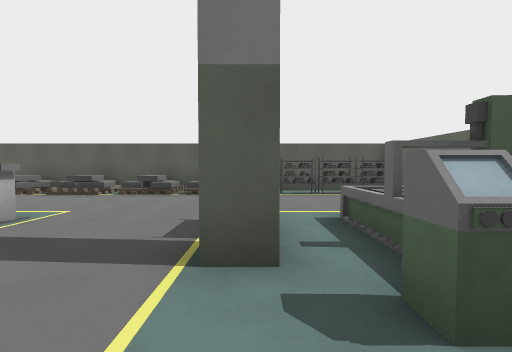
view 1 (above)

16 first-person views from a walk through a level from a Godot 3-D game. The camera is 1.5 m above the floor, tilts 2° down and sees 90° across. The floor is counted in squares, 2 m on a side. Each view is taken from the middle of a square. On the plan, view 1 faces up. The plan holds only what a view shows up to about 9 squares ahead; the rest is blank. The place goes on beyond the plan.

view 2
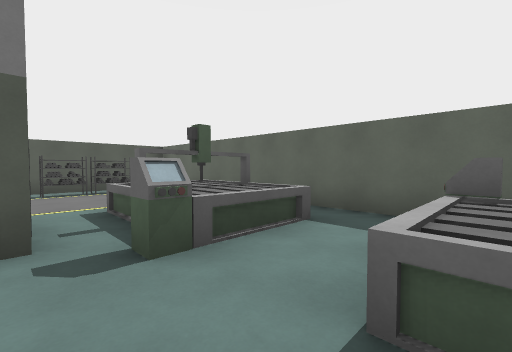

view 3
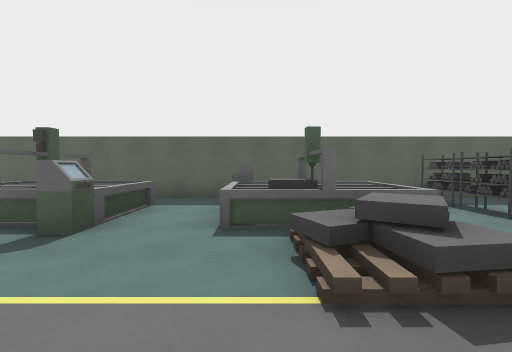

view 4
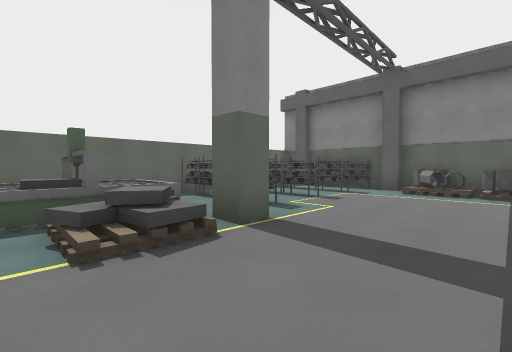

view 5
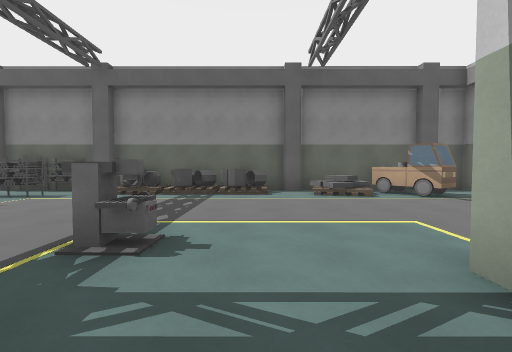

view 6
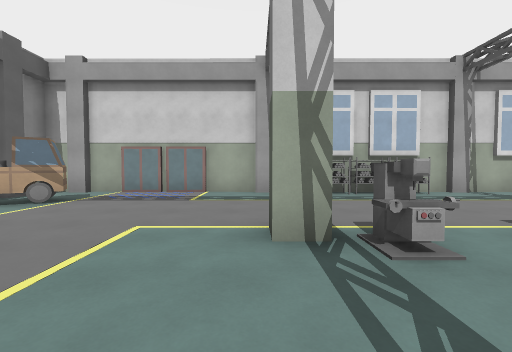

view 7
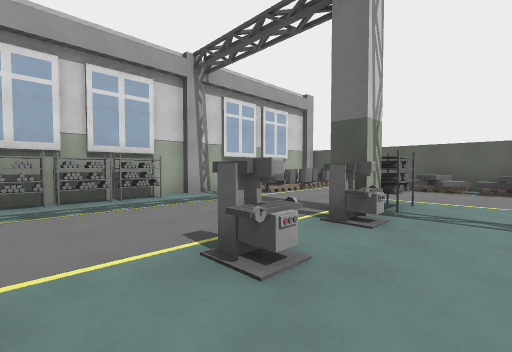

view 8
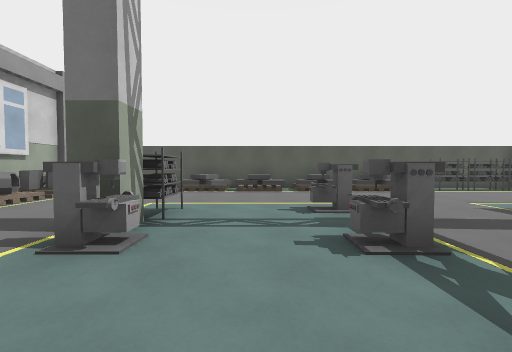

view 9
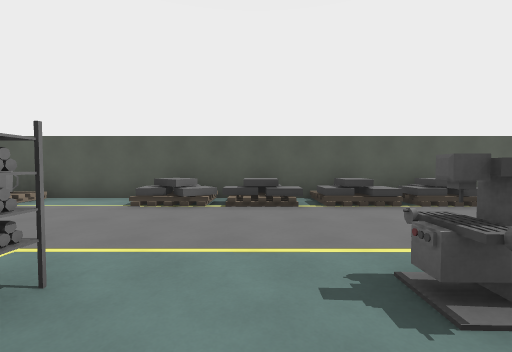

view 10
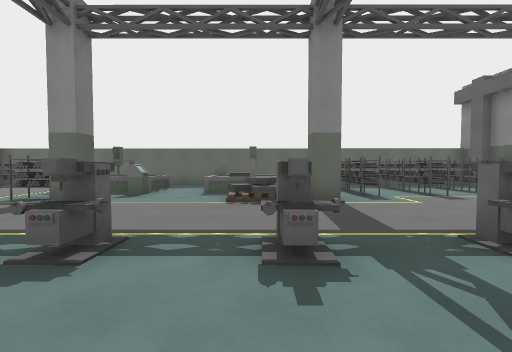

view 11
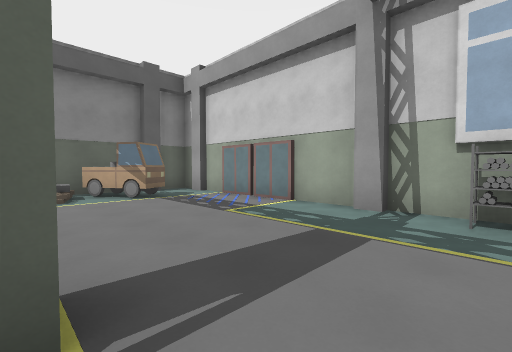

view 12
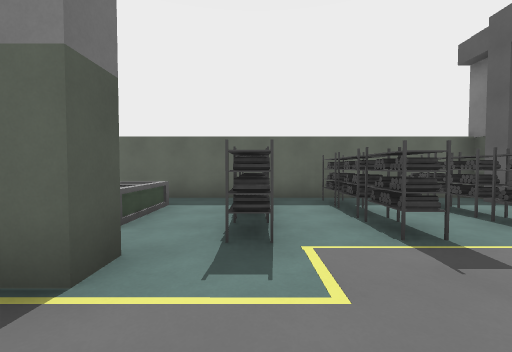

view 13
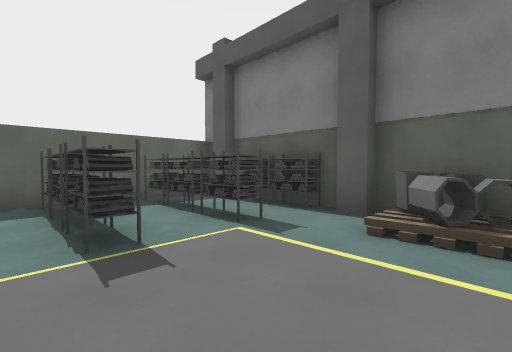

view 14
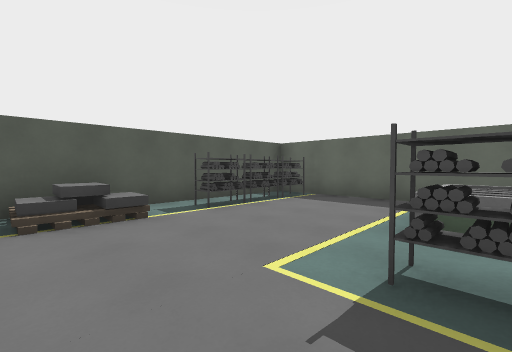

view 15
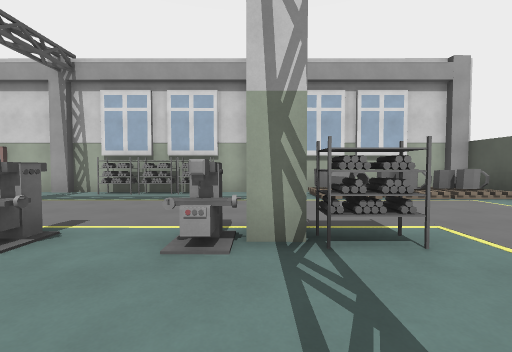

view 16
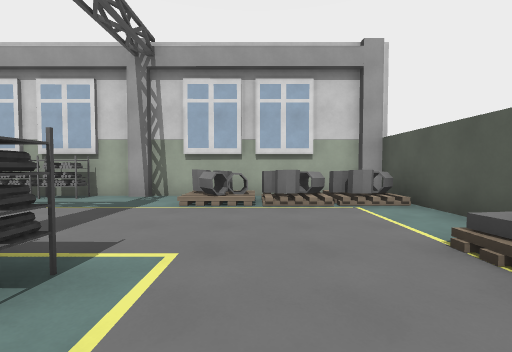

### Floor plan
Key: @ floor where view 1 was taken; # wall or solid block; x gap in a wall; . floor; / step, stairs or slope; D closed door; = window, fence, low wall or low ledge; ^ raised ledge; C car.
Columns run from 12 left of view 1 to 5 right of it. Each row starts with its distance up from view 1.
  9  #################
  8 ##...///////.....#
  7 ##=..#/=x=//.#x#.#
  6 #=/..............#
  5 ###..............#
  4 #=#............. #
  3 #....#..#...#.^^ #
  2 #....#......#.^^.#
  1 #............#^^.#
  0 ##...#......@....#
 -1 ##............^^ #
 -2 ##......#...=.=^ #
 -3 #....#.......^^^.#
 -4 #...........#....#
 -5 #.......#....###.#
 -6 D................#
 -7 D............###.#
 -8 D.C..............#
 -9 #.CC//.#/=#/.###.#
-10 ###C#/##########.#
-11     ###        ###

Positions as (right, up) in squares from view 1, and headings:
1: (0, 0), facing up
2: (0, -1), facing up-right
3: (-2, -1), facing right
4: (-3, -1), facing down-right
5: (-5, -2), facing down
6: (-4, -4), facing left
7: (-5, -2), facing up-left
8: (-5, -1), facing up
9: (-5, 2), facing up
10: (-6, -2), facing right
11: (-7, -2), facing down-left
12: (-2, -5), facing right
13: (-2, -6), facing down-right
14: (-2, 3), facing up-right
15: (-4, 2), facing left
16: (-5, 5), facing left
